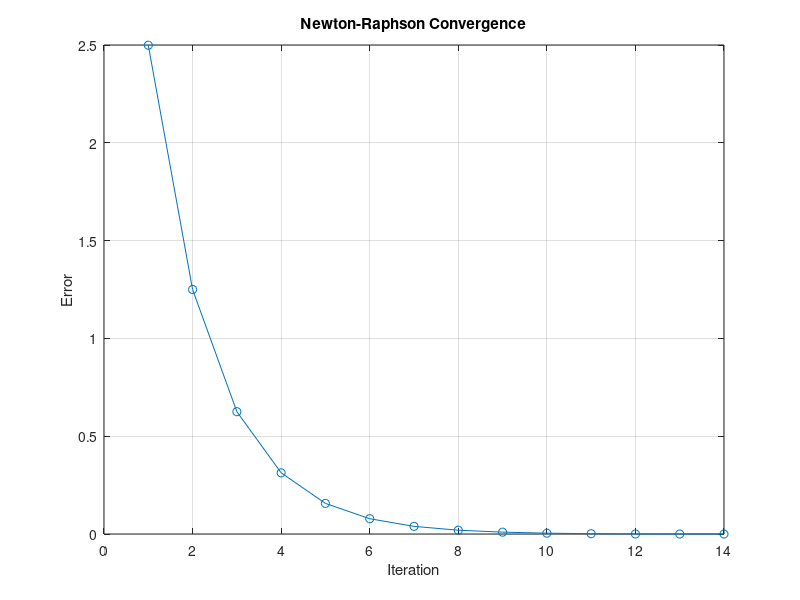
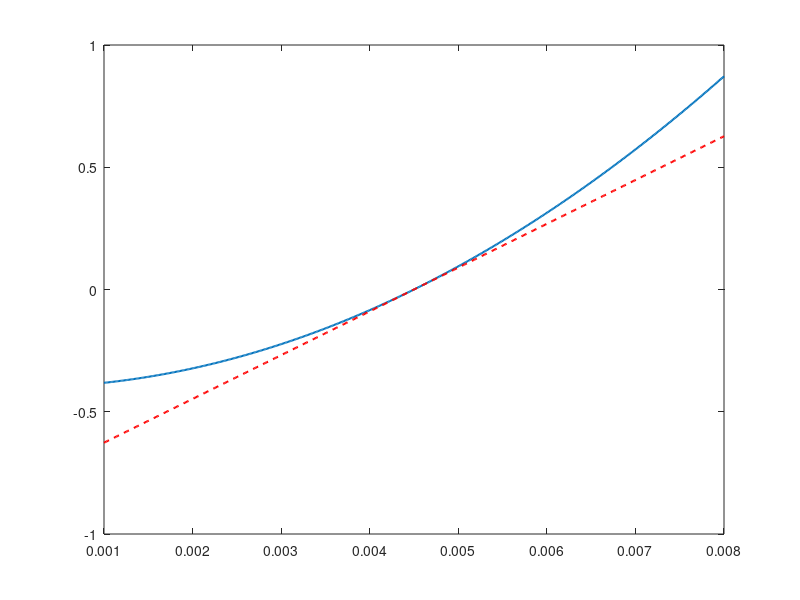

These figures' MATLAB source, in order: (Note: this script raises an error after producing the figures.)
% =========================================================
%  LAB 4 – Newton-Raphson Method
%  Spring-mass deflection problem.
%  k1=40000 N/m, k2=40 N/m^1.5, m=0.095 kg, g=9.81, h=0.43 m
%  f(d)  = (2k2/5)*d^2.5 + 0.5*k1*d^2 - mg*d - mgh
%  f'(d) = k2*d^1.5 + k1*d - mg
%
%  Enter an initial guess when prompted (try 0.01).
% =========================================================
clc;
clear;

% ===== GIVEN PARAMETERS =====
k1  = 40000;
k2  = 40;
m   = 0.095;
g   = 9.81;
h   = 0.43;
mg  = m * g;
mgh = mg * h;

% Function and its derivative
f  = @(d) (2*k2/5)*d.^(2.5) + 0.5*k1*d.^2 - mg*d - mgh;
df = @(d) k2*d.^(1.5) + k1*d - mg;

% ===== USER INPUT =====
d        = input('Enter initial guess: ');
tol      = 1e-6;
max_iter = 100;
errors   = zeros(1, max_iter);

fprintf('\nNewton-Raphson Method\n');

% ===== ITERATION =====
for i = 1:max_iter
    d_new      = d - f(d)/df(d);
    errors(i)  = abs(d_new - d);

    fprintf('Iteration %d: %.8f\n', i, d_new);

    if errors(i) < tol
        break;
    end
    d = d_new;
end

root = d_new;
fprintf('\nFinal Root = %.8f m\n', root);

% ===== PLOT 1: Convergence =====
figure;
plot(1:i, errors(1:i), '-o');
xlabel('Iteration');  ylabel('Error');
title('Newton-Raphson Convergence');
grid on;

% ===== PLOT 2: Function with tangent line at root =====
d_vals  = linspace(0.001, 0.008, 500);
tangent = f(root) + df(root).*(d_vals - root);
figure;
plot(d_vals, f(d_vals), 'LineWidth', 1.5);  hold on;
plot(d_vals, tangent, 'r--', 'LineWidth', 1.5);
yline(0, 'k--');
xlabel('d (m)');  ylabel('f(d)');
legend('f(d)', 'Tangent Line', 'Location', 'Best');
title('Newton-Raphson Tangent at Root');
grid on;
